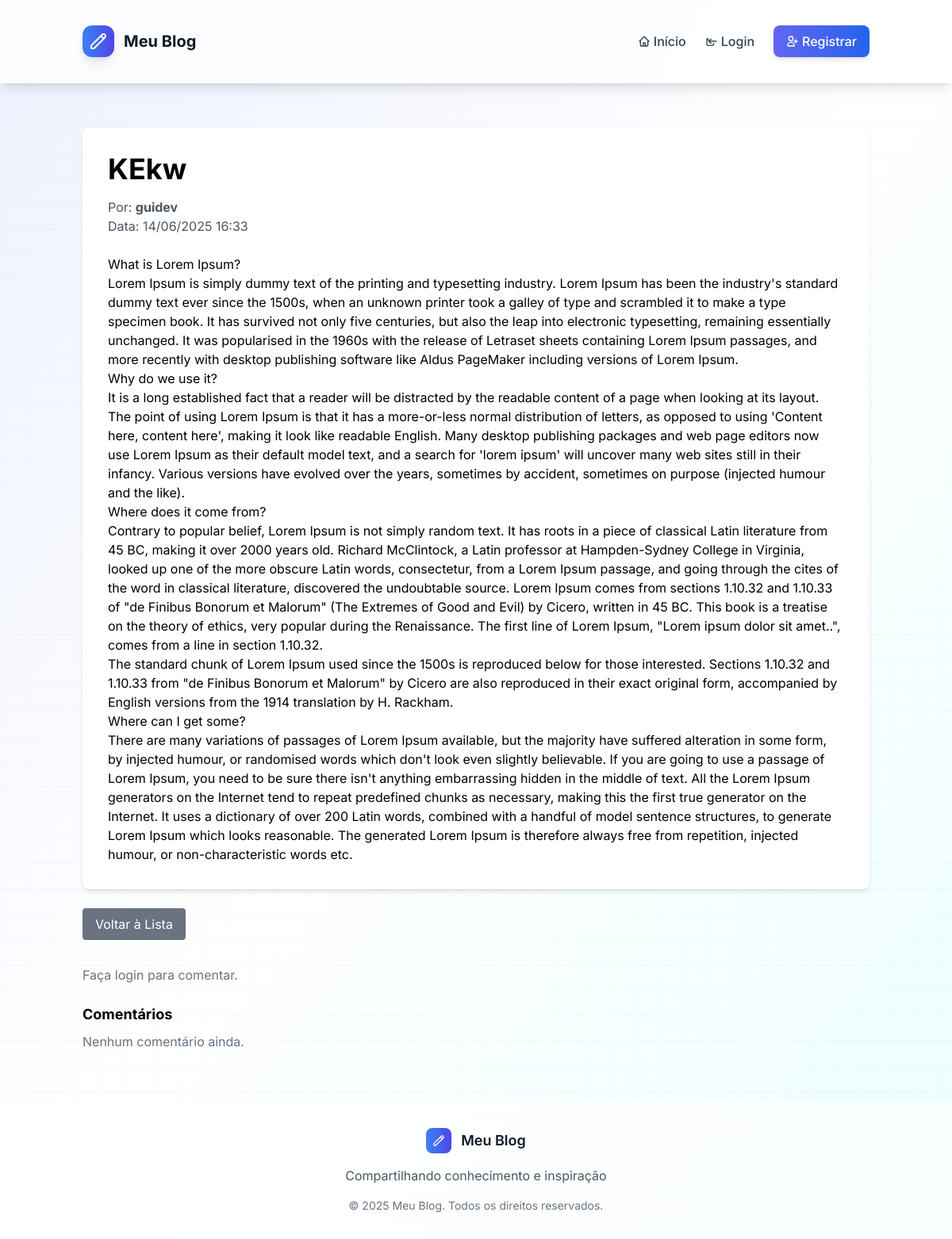
Page /artigo/2/ on the earlier database version.
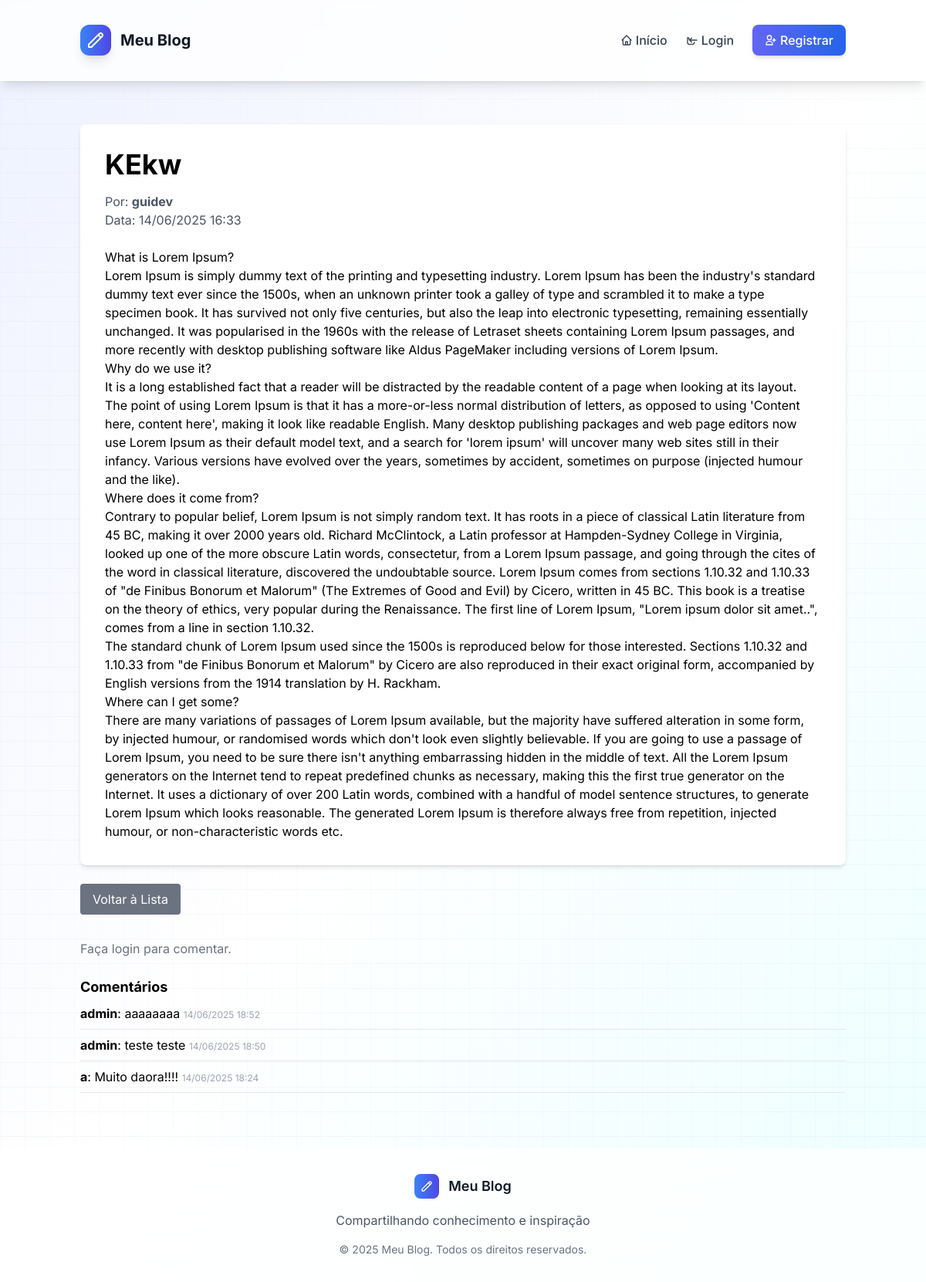
Same page on the later database version.
### blog/models.py (models this page shows, shortened)
class Comentario(models.Model):
    artigo = models.ForeignKey(Artigo, on_delete=models.CASCADE, related_name='comentarios')
    autor = models.ForeignKey(Usuario, on_delete=models.CASCADE, related_name='comentarios')
    conteudo = models.TextField()
    data_criacao = models.DateTimeField(auto_now_add=True)
    data_atualizacao = models.DateTimeField(auto_now=True)
    class Meta:
        verbose_name = 'Comentário'
        verbose_name_plural = 'Comentários'
        ordering = ['-data_criacao']

class Usuario(AbstractUser):
    LEITOR = 'leitor'
    REDATOR = 'redator'
    ADMIN = 'admin'
    TIPO_USUARIO_CHOICES = [
        (LEITOR, 'Leitor'),
        (REDATOR, 'Redator'),
        (ADMIN, 'Administrador'),
    ]
    tipo_usuario = models.CharField(
        max_length=10,
        choices=TIPO_USUARIO_CHOICES,
        default=LEITOR,
    )
    groups = models.ManyToManyField(
        Group,
        verbose_name='groups',
        blank=True,
        related_name='blog_users',
        related_query_name='user',
    )
    user_permissions = models.ManyToManyField(
        Permission,
        verbose_name='user permissions',
        blank=True,
        related_name='blog_users',
        related_query_name='user',
    )
    class Meta:
        verbose_name = 'Usuário'
        verbose_name_plural = 'Usuários'

### blog/views.py (the view)
# urls.py: path('artigo/<int:pk>/', views.artigo_detail, name='artigo_detail'),
def artigo_detail(request, pk):
    artigo = get_object_or_404(Artigo, pk=pk)
    return render(request, 'blog/artigo_detail.html', {'artigo': artigo})

### blog/templates/blog/artigo_detail.html (shortened to what this page needs)
{% extends 'blog/base.html' %}
{% block content %}
<div class="container mx-auto mt-10">
    <article class="bg-white shadow-md rounded-lg p-8">
        <h1 class="text-4xl font-bold mb-4">{{ artigo.titulo }}</h1>
        <div class="text-gray-600 mb-6">
            <p>Por: <strong>{{ artigo.autor.username }}</strong></p>
            <p>Data: {{ artigo.data_criacao|date:"d/m/Y H:i" }}</p>
        </div>
        <div class="prose max-w-none">
            {{ artigo.conteudo|linebreaks }}
        </div>
    </article>
    <div class="mt-6 flex flex-wrap items-center justify-between gap-2">
        <div class="flex flex-wrap items-center gap-2">
            <a href="{% url 'artigo_list' %}" class="bg-gray-500 text-white px-4 py-2 rounded hover:bg-gray-600 h-10 align-middle">Voltar à Lista</a>
        </div>
    </div>
    <div class="mt-8">
        {% if user.is_authenticated %}
            <form method="post" action="{% url 'comentar_artigo' artigo.pk %}" class="mb-4">
                {% csrf_token %}
                <textarea name="conteudo" rows="2" class="w-full border rounded p-2" placeholder="Escreva um comentário..."></textarea>
                <div class="flex justify-end">
                    <button type="submit" class="bg-indigo-500 text-white px-4 py-2 rounded mt-2 h-10">Comentar</button>
                </div>
            </form>
        {% else %}
            <p class="text-gray-500">Faça login para comentar.</p>
        {% endif %}
    </div>
    <h2 class="text-lg font-bold mt-6 mb-2">Comentários</h2>
    <ul>
        {% for comentario in artigo.comentarios.all %}
            <li class="mb-2 border-b pb-2">
                <strong>{{ comentario.autor.username }}</strong>: {{ comentario.conteudo }}
                <span class="text-xs text-gray-400">{{ comentario.data_criacao|date:"d/m/Y H:i" }}</span>
            </li>
        {% empty %}
            <li class="text-gray-500">Nenhum comentário ainda.</li>
        {% endfor %}
    </ul>
</div>
{% endblock %}

Differences in the rows shown:
added Comentario: autor.username "admin", conteudo "aaaaaaaa", data_criacao "14/06/2025 18:52"
added Comentario: autor.username "admin", conteudo "teste teste", data_criacao "14/06/2025 18:50"
added Comentario: autor.username "a", conteudo "Muito daora!!!!", data_criacao "14/06/2025 18:24"
Other differences:
text no longer shown: "Nenhum comentário ainda."
